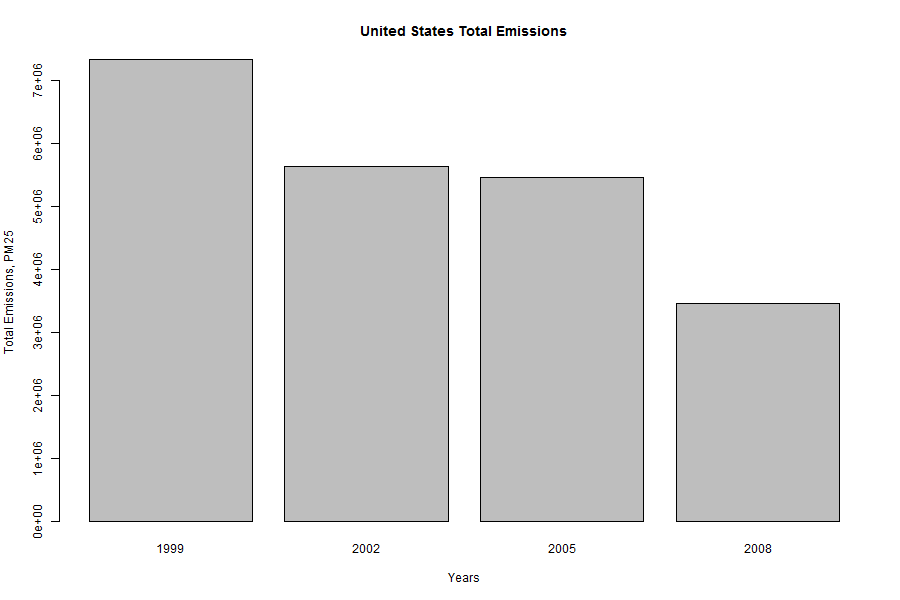

Source code (R):
#aggregate data
aggNEI <- aggregate(NEI$Emissions, by = list(NEI$year), sum)

#set the right names for the variables in the aggNEI frame
names(aggNEI) <- c("year", "Emissions")

# activate the png device
png(filename = "plot1.png", width = 900, height = 600)

# build the exploratory graph
barplot(aggNEI$Emissions, names.arg = aggNEI$year, xlab = "Years", ylab = "Total Emissions, PM25", main = "United States Total Emissions")

#shut down the device
dev.off()